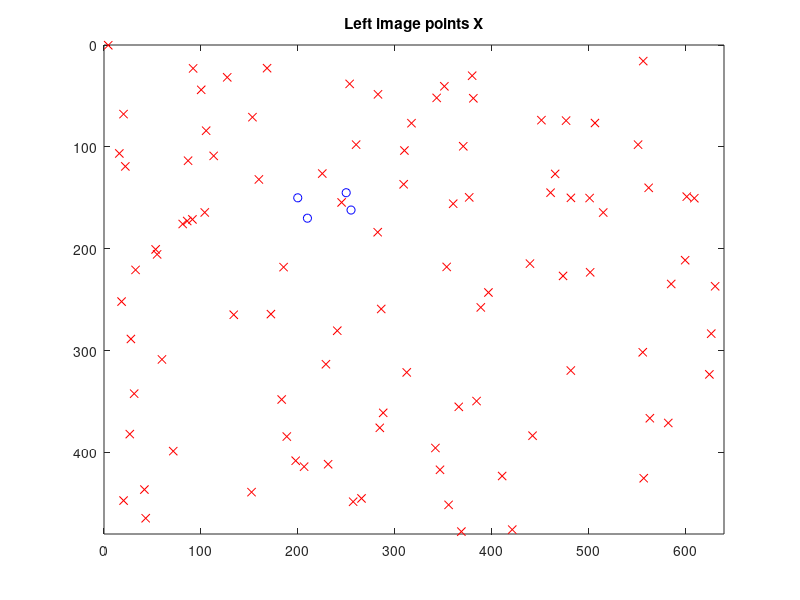
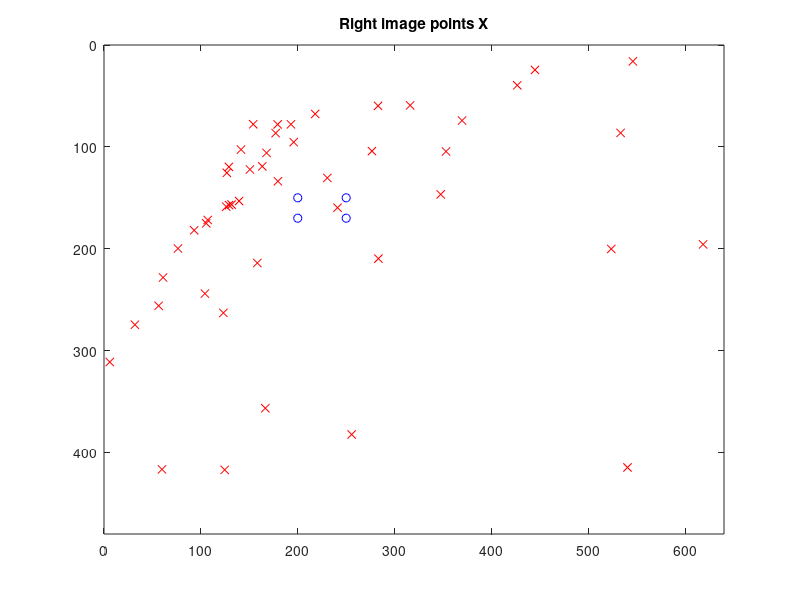

Recreate these plots in MATLAB, in order.

% Simple example of computing a homography from 4 exact point correspondences

% Matt Dailey

% The points in the left image

X = [ 200 250 210 255 ;
      150 145 170 162 ;
        1   1   1   1 ];

% The points in the right image

Xprime = [ 200 250 200 250 ;
           150 150 170 170 ;
             1   1   1   1 ];

% We have Xprime = H * X

% Let's loop over the points and extract the linear equations in H

A = [];

for iPoint = 1:size(X,2)
    x = X(:,iPoint);
    xprime = Xprime(:,iPoint);

    % The equation is
    % xprime(1) = ( h11 x(1) + h12 x(2) + h13 ) / ( h31 x(1) + h32 x(2) + h33 )

    % Put this in the form ( coeffs * (h11 h12 h13 h21 h22 h23 h31 h32 h33)' ):

    coeffs = ...
    [ -x(1) -x(2) -1 0 0 0 xprime(1) * x(1) xprime(1) * x(2) xprime(1) ];

    A = [ A ; coeffs ];

    % Do the same for the equation
    % xprime(2) = ( h21 x(1) + h22 x(2) + h23 ) / ( h31 x(1) + h32 x(2) + h33 )

    coeffs = ...
    [ 0 0 0 -x(1) -x(2) -1 xprime(2) * x(1) xprime(2) * x(2) xprime(2) ];

    A = [ A ; coeffs ];

end

% The solution is the right null space of A

h = null(A);

% Form the 9 parameters of H into a matrix

H = reshape( h, 3, 3 )';

% Generate 100 random points

Xtest = [ ( rand(2,100)' * diag([640,480]) )' ; ones(1,100) ];

% Plot them

figure(1);
plot( Xtest(1,:), Xtest(2,:), 'rx' );
hold on;
plot(X(1,:),X(2,:),'bo');
axis([0,640,0,480],'ij');
title('Left image points X');
hold off;

% Transfer the test points

Xtestprime = H * Xtest;
Xtestprime = Xtestprime ./ repmat(Xtestprime(3,:),3,1);

Xprimeest = H * X;
Xprimeest = Xprimeest ./ repmat(Xprimeest(3,:),3,1);

% Plot them

figure(2);
plot( Xtestprime(1,:), Xtestprime(2,:), 'rx' );
hold on;
plot(Xprimeest(1,:),Xprimeest(2,:),'bo');
axis([0,640,0,480],'ij');
title('Right image points X');
hold off;
